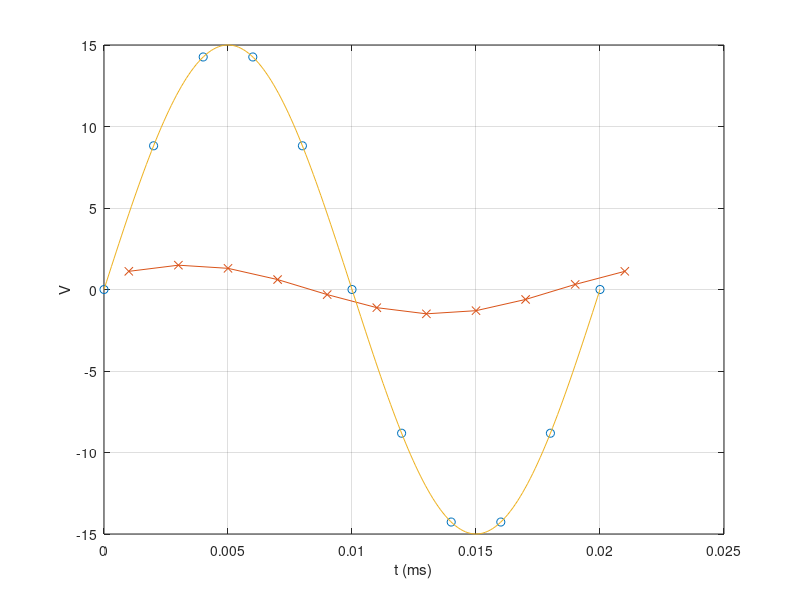
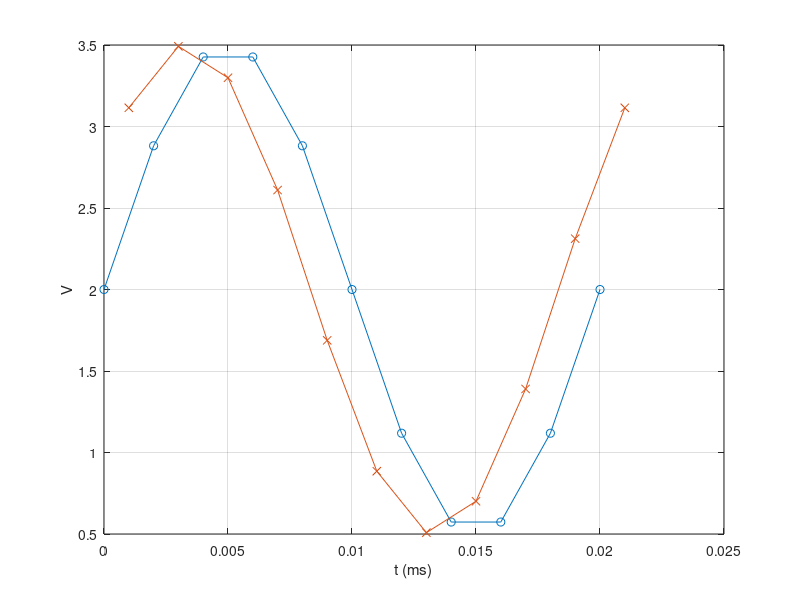
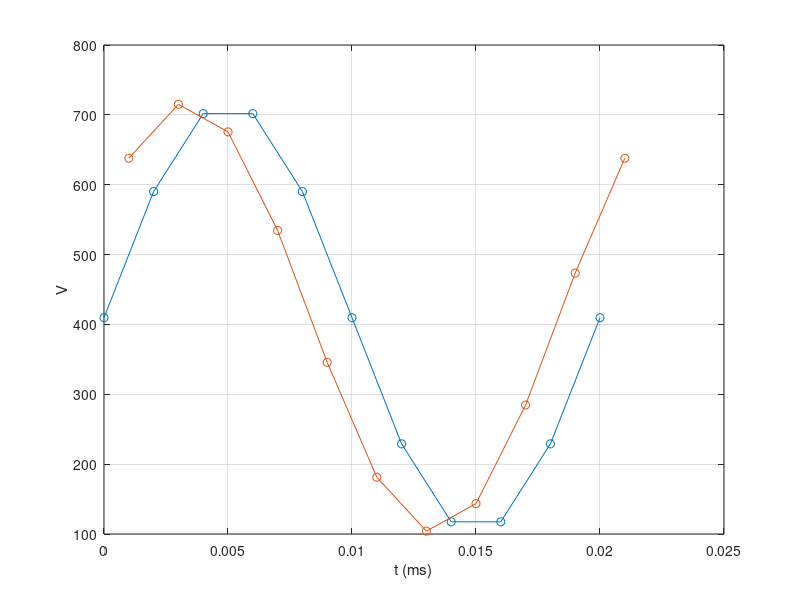
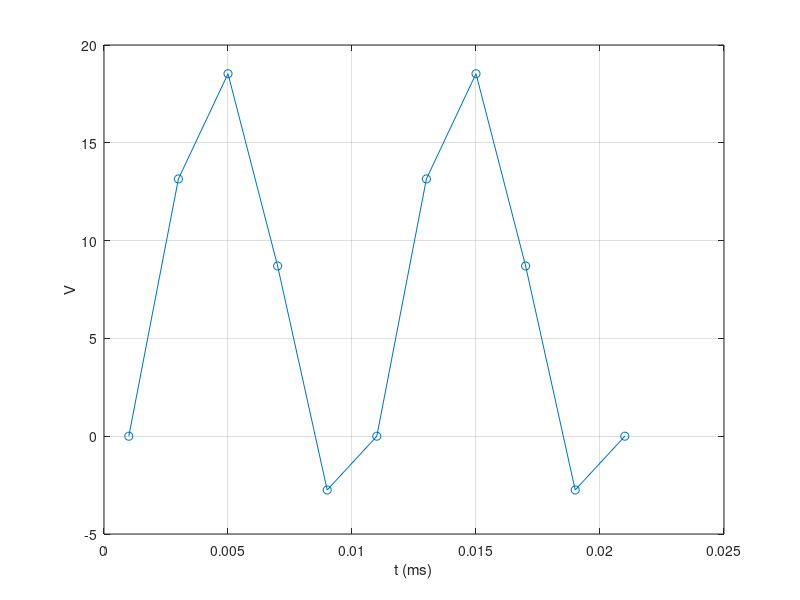

MATLAB code to generate these figures, in order:
close all
clear
clc

N=10;
Av = 15;
Aa = 1.5;
phaseshift = 30/180*pi;
f = 50;
w = 2*pi*f;

%%
%set up plot for smooth waveform
T_fine = linspace(0,1/f,10000/f);
V_fine = Av*sin(w*T_fine);
%%
% set up plot
T_samples = linspace(0, 1/f, N+1);
Tsample = 1/f/N;
T_samples_A = T_samples + Tsample/2;
%%
% calculate and plot voltage input raw and sampled points
V = Av*sin(w*T_samples);
A = Aa*sin(w*T_samples_A+phaseshift);
Vrms = Av/sqrt(2)
Arms = Aa/sqrt(2)
P_actual = Vrms*Arms*cos(phaseshift)
Vrms_ADC = Vrms*1024/5;
figure('Name','Vac')
plot(T_samples, V, 'o')
hold on
plot(T_samples_A,A,'x-')

plot(T_fine,V_fine)

xlabel('t (ms)')
ylabel('V')
grid on

% calculate and plot the Vvf
Gvs = 0.1;
Gvo = 1;
Voff = 2;

Gis = 0.5;
Gio = 2;

Vvs = V*Gvs*Gvo +Voff;
Vis = A*Gis*Gio + Voff;

figure('Name', 'Vvs')
plot(T_samples, Vvs, 'o-')
hold on
plot(T_samples_A, Vis, 'x-')
hold on
xlabel('t (ms)')
ylabel('V')
grid on

% calculate and plot the ADC value
VADCValue = Vvs*1024/5;
AADCValue = Vis*1024/5;
%This value has both the AC and DC encoded in digital form!
% we only want the AC RMS in the digital domain
figure('Name','Vvs_ADC')
plot(T_samples,VADCValue, 'o-')
hold on
plot(T_samples_A,  AADCValue, 'o-')
hold on
xlabel('t (ms)')
ylabel('V')
grid on

P_discrete = (VADCValue*5/1024-Voff)/(Gvo*Gvs).*(AADCValue*5/1024-Voff)/(Gio*Gis);

figure('Name', 'Power_discrete')
plot(T_samples_A, P_discrete,'o-')
hold on
xlabel('t (ms)')
ylabel('V')
grid on

P_predicted = 1/(N)*(sum((VADCValue(1:N)*5/1024-Voff)/(Gvo*Gvs).*(AADCValue(1:N)*5/1024-Voff)/(Gio*Gis)))

error_percent = (P_actual - P_predicted)/P_actual * 100

%% realign
AADCValue_realigned = [(AADCValue(11)+AADCValue(10)),(AADCValue(1)+AADCValue(2)),(AADCValue(2)+AADCValue(3)),(AADCValue(3)+AADCValue(4)),(AADCValue(4)+AADCValue(5)),(AADCValue(5)+AADCValue(6)),(AADCValue(6)+AADCValue(7)),(AADCValue(7)+AADCValue(8)),(AADCValue(8)+AADCValue(9)),(AADCValue(9)+AADCValue(10)),(AADCValue(10)+AADCValue(11))]/2

figure('Name','ADC realigned')
plot(T_samples, VADCValue,'o-', 'DisplayName','Raw Voltage ADC')
hold on
plot(T_samples_A, AADCValue, 'o-', 'DisplayName','Raw Current ADC')
hold on
plot(T_samples, AADCValue_realigned, 'x-', 'DisplayName','Adjusted Voltage ADC')
xlabel('t (ms)')
ylabel('V')
grid on
legend

P_predicted_corrected = 1/(N)*(sum((VADCValue(1:N)*5/1024-Voff)/(Gvo*Gvs).*(AADCValue_realigned(1:N)*5/1024-Voff)/(Gio*Gis)))

error_percent_corrected = (P_actual-P_predicted_corrected)/P_actual*100